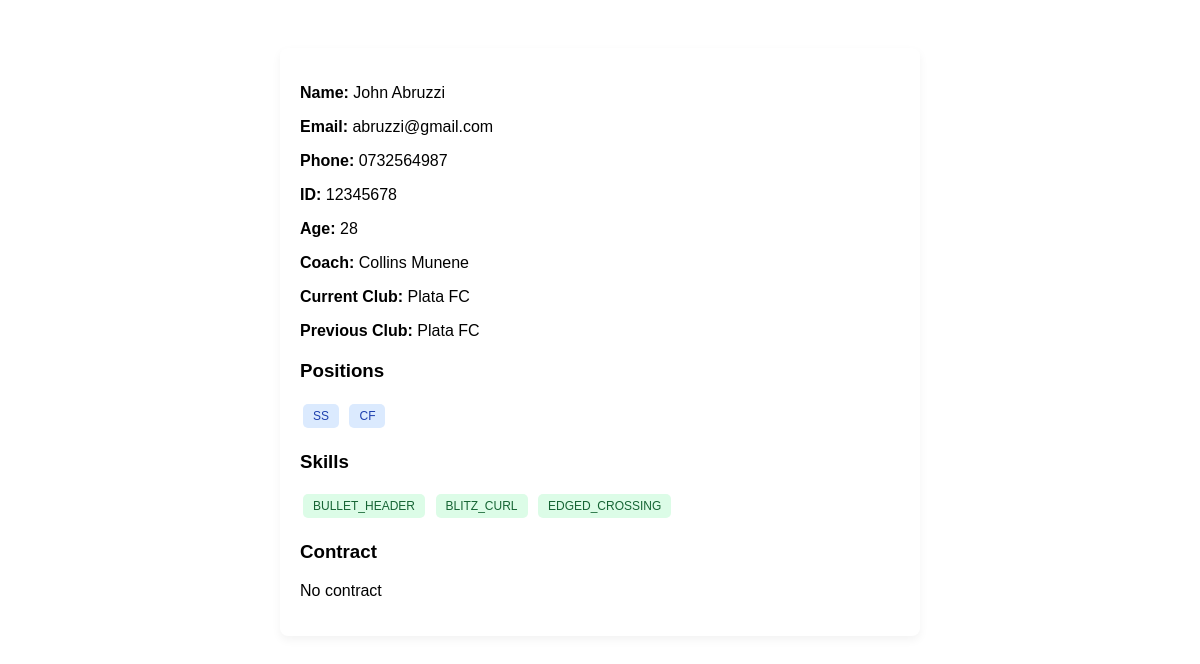
The app's page /player-page/2 with its own data.
### apps/models.py (models this page shows, shortened)
class Player(models.Model):
    name = models.CharField(max_length=30)
    user = models.OneToOneField(User, on_delete=models.CASCADE, null=True)
    email = models.EmailField(unique=True)
    date_of_birth = models.DateField()
    phone_number = models.CharField(max_length=10, validators=[phone_validator])
    id_no = models.CharField(max_length=8, validators=[id_validator], blank=True)
    skills = models.ManyToManyField(Skills)
    coach = models.ForeignKey(Coach, on_delete=models.SET_NULL, null=True)
    player_position = models.ManyToManyField(Position)
    contract = models.OneToOneField(Contract, on_delete=models.CASCADE, null=True)
    club_before = models.ForeignKey(Club, on_delete=models.SET_NULL, null=True, blank=True, related_name="previous_players")
    current_club = models.ForeignKey(Club, on_delete=models.SET_NULL, null=True, related_name='current_players')
    created_at = models.DateTimeField(auto_now_add=True)
    class Activity(models.TextChoices):
        BENCH = "BENCH", "Bench"
        SUB = "SUBSTITUTE", "Substitute"
        STARTING = "STARTING_11", "Starting_11"
    activity = models.CharField(choices=Activity.choices)
    @property
    def age(self):
        today = date.today()
        age = today.year - self.date_of_birth.year
        if (today.month, today.day) < (self.date_of_birth.month, self.date_of_birth.day):
            age -= 1
        return age
    class Meta:
        ordering = ['-created_at']

class Coach(models.Model):
    name = models.CharField(max_length=30)
    user = models.OneToOneField(User, on_delete=models.CASCADE, null=True)
    email = models.EmailField(unique=True)
    phone_number = models.CharField(max_length=10,validators=[phone_validator])
    id_no = models.CharField(max_length=8,validators=[id_validator])
    date_of_birth = models.DateField()
    created_at = models.DateTimeField(auto_now_add=True)
    def __str__(self):
        return f'{self.name}'

class Club(models.Model):
    name = models.CharField(max_length=20, unique=True)
    location = models.CharField(max_length=20)
    region = models.CharField(max_length=20)
    class Meta:
        ordering = ['-name']
    def __str__(self):
        return self.name

class Position(models.Model):
    POSITION_CHOICES = [
        ('GK', 'Goalkeeper'),
        ('CB', 'Center Back'),
        ('RB', 'Right Back'),
        ('LB', 'Left Back'),
        ('DMF', 'Defensive Midfielder'),
        ('CMF', 'Center Midfielder'),
        ('AMF', 'Attacking Midfielder'),
        ('SS', 'Second Striker'),
        ('CF', 'Centre Forward'),
    ]
    position = models.CharField(max_length=3, choices=POSITION_CHOICES)

class Skills(models.Model):
    DEFENSIVE_SKILLS = [
    ('ACROBATIC_CLEARANCES', 'Acrobatic Clearances'),
    ('SLIDING_TACKLE', 'Sliding Tackle'),
    ('STANDING_TACKLE', 'Sanding Tackle'),
    ('HEADING', 'Heading'),
    ('SUPER_JUMP', 'Super Jump'),
    ]
    ATTACKING_SKILLS = [
        ('BULLET_HEADER', 'Bullet Header'),
        ('BLITZ_CURL', 'Blitz Curl'),
        ('EDGED_CROSSING', 'Edged Crossing'),
        ('OUTSIDE_CURL', 'Outside Curl'),
        ('CHIP_SHOT', 'Chip Shot'),
    ]
    PLAYER_SKILLS = DEFENSIVE_SKILLS + ATTACKING_SKILLS
    skills = models.CharField(max_length=30, choices=PLAYER_SKILLS)

### apps/views.py (the view)
# urls.py: path('player-page/<int:pk>', views.PlayerPage.as_view(), name='player-page'),
class PlayerPage(DetailView):
    model = Player
    template_name = 'apps/player.html'
    context_object_name = "player"

### apps/templates/apps/player.html (shortened to what this page needs)
{% extends 'apps/base.html' %}
{% block content %}
<div class="player-card">
    <p><strong>Name:</strong> {{player.name}}</p>
    <p><strong>Email:</strong> {{ player.email }}</p>
    <p><strong>Phone:</strong> {{ player.phone_number }}</p>
    <p><strong>ID:</strong> {{ player.id_no }}</p>
    <p><strong>Age:</strong> {{ player.age }}</p>
    <p><strong>Coach:</strong> {{ player.coach }}</p>
    <p><strong>Current Club:</strong> {{ player.current_club }}</p>
    <p><strong>Previous Club:</strong> {{ player.club_before }}</p>
    <h3>Positions</h3>
    {% for position in player.player_position.all %}
        <span class="tag position">{{ position.position }}</span>
    {% empty %}
        <p>No positions</p>
    {% endfor %}
    <h3>Skills</h3>
    {% for skill in player.skills.all %}
        <span class="tag skill">{{ skill.skills }}</span>
    {% empty %}
        <p>No skills</p>
    {% endfor %}
    <h3>Contract</h3>
    {% if player.contract %}
        <p>{{ player.contract.contract_start }} - {{ player.contract.contract_end }}</p>
    {% else %}
        <p>No contract</p>
    {% endif %}
</div>
{% endblock %}

### apps/templates/apps/base.html (style rules this page uses)
body { font-family: Arial; padding: 20px; }
div { margin-bottom: 10px; }
.tag { display: inline-block; padding: 4px 8px; margin: 2px; font-size: 12px; border-radius: 4px; white-space: nowrap; }
.position { background: #dbeafe; color: #1e40af; }
.skill { background: #dcfce7; color: #166534; }
.player-card { max-width: 600px; margin: 20px auto; padding: 20px; background: #fff; box-shadow: 0 4px 10px rgba(0,0,0,0.05); border-radius: 8px; }
.player-card h3 { margin-top: 20px; }
.tag { display: inline-block; padding: 5px 10px; margin: 3px; border-radius: 5px; font-size: 12px; }
.position { background: #dbeafe; }
.skill { background: #dcfce7; }

### records on screen
Player: name "John Abruzzi", email "abruzzi@gmail.com", phone_number "0732564987", id_no "12345678", age "28", coach "Collins Munene", current_club "Plata FC", club_before "Plata FC"
Position: position "SS"
Position: position "CF"
Skills: skills "BULLET_HEADER"
Skills: skills "BLITZ_CURL"
Skills: skills "EDGED_CROSSING"
